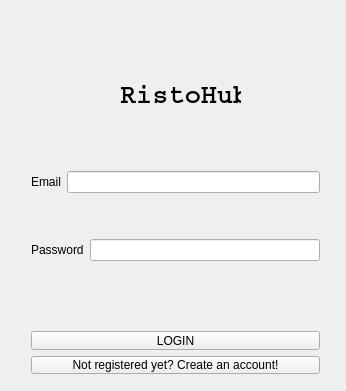
<?xml version="1.0" encoding="UTF-8"?>
<ui version="4.0">
 <class>ClientClass</class>
 <widget class="QWidget" name="ClientClass">
  <property name="geometry">
   <rect>
    <x>0</x>
    <y>0</y>
    <width>346</width>
    <height>391</height>
   </rect>
  </property>
  <property name="windowTitle">
   <string>Client</string>
  </property>
  <property name="windowIcon">
   <iconset>
    <normaloff>icon.png</normaloff>icon.png</iconset>
  </property>
  <widget class="QWidget" name="layoutWidget">
   <property name="geometry">
    <rect>
     <x>20</x>
     <y>160</y>
     <width>311</width>
     <height>151</height>
    </rect>
   </property>
   <layout class="QVBoxLayout" name="verticalLayout">
    <item>
     <layout class="QHBoxLayout" name="horizontalLayout">
      <item>
       <layout class="QHBoxLayout" name="horizontalLayout_2"/>
      </item>
      <item>
       <widget class="QLabel" name="emailLabel">
        <property name="text">
         <string>Email</string>
        </property>
       </widget>
      </item>
      <item>
       <widget class="QLineEdit" name="emailField"/>
      </item>
     </layout>
    </item>
    <item>
     <widget class="QLabel" name="emailError">
      <property name="font">
       <font>
        <weight>75</weight>
        <bold>true</bold>
       </font>
      </property>
      <property name="text">
       <string/>
      </property>
     </widget>
    </item>
    <item>
     <layout class="QHBoxLayout" name="horizontalLayout_3">
      <item>
       <widget class="QLabel" name="pswLabel">
        <property name="text">
         <string>Password</string>
        </property>
       </widget>
      </item>
      <item>
       <widget class="QLineEdit" name="pswField">
        <property name="echoMode">
         <enum>QLineEdit::Password</enum>
        </property>
       </widget>
      </item>
     </layout>
    </item>
    <item>
     <widget class="QLabel" name="pswError">
      <property name="font">
       <font>
        <weight>75</weight>
        <bold>true</bold>
       </font>
      </property>
      <property name="text">
       <string/>
      </property>
     </widget>
    </item>
   </layout>
  </widget>
  <widget class="QLabel" name="ristoHubName">
   <property name="geometry">
    <rect>
     <x>120</x>
     <y>80</y>
     <width>121</width>
     <height>31</height>
    </rect>
   </property>
   <property name="font">
    <font>
     <family>Courier</family>
     <pointsize>20</pointsize>
     <weight>75</weight>
     <bold>true</bold>
    </font>
   </property>
   <property name="text">
    <string>RistoHub</string>
   </property>
  </widget>
  <widget class="QWidget" name="layoutWidget">
   <property name="geometry">
    <rect>
     <x>20</x>
     <y>320</y>
     <width>311</width>
     <height>65</height>
    </rect>
   </property>
   <layout class="QVBoxLayout" name="verticalLayout_2">
    <item>
     <widget class="QPushButton" name="loginButton">
      <property name="text">
       <string>LOGIN</string>
      </property>
     </widget>
    </item>
    <item>
     <widget class="QPushButton" name="registerButton">
      <property name="text">
       <string>Not registered yet? Create an account!</string>
      </property>
     </widget>
    </item>
   </layout>
  </widget>
 </widget>
 <layoutdefault spacing="6" margin="11"/>
 <resources>
  <include location="Client.qrc"/>
 </resources>
 <connections/>
</ui>
